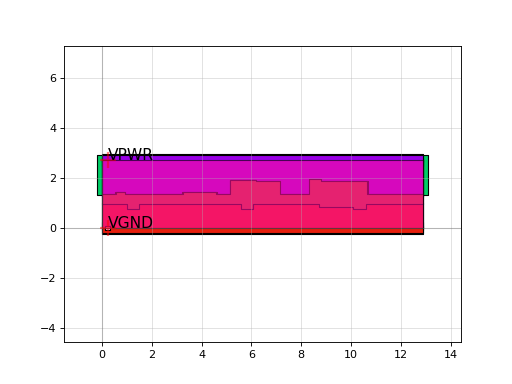

Generate this figure with Python:
import sky130

c = sky130.components.sky130_fd_sc_hd__sdfstp_2()
c.plot()
